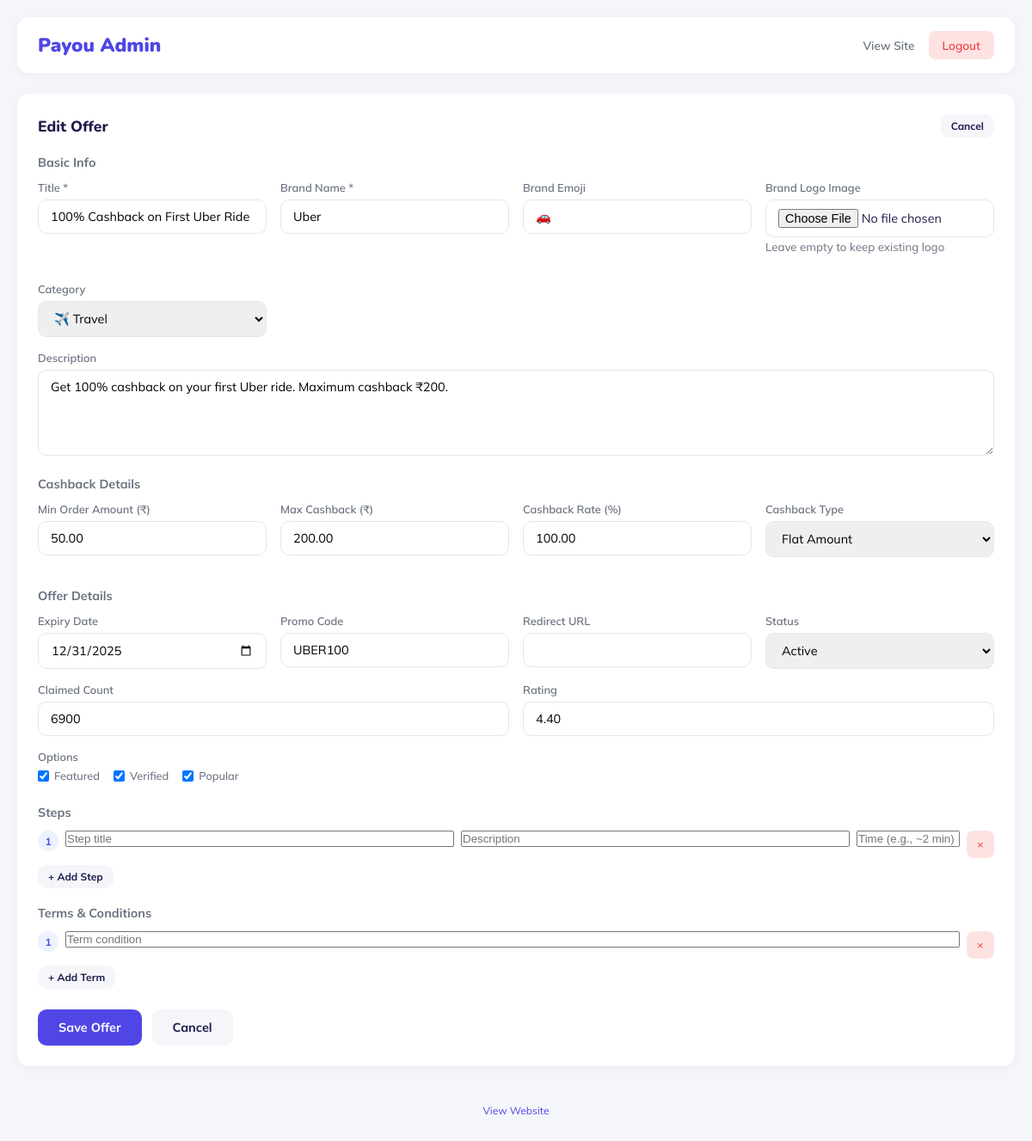
Page /admin.php?edit=5 (signed in) on the committed database.
### tables this page shows
CREATE TABLE IF NOT EXISTS offers (
    id INT AUTO_INCREMENT PRIMARY KEY,
    title VARCHAR(255) NOT NULL,
    description TEXT,
    brand_name VARCHAR(100),
    brand_emoji VARCHAR(10) DEFAULT '🎁',
    logo_image VARCHAR(255) DEFAULT '',
    category VARCHAR(50) DEFAULT 'General',
    min_order_amount DECIMAL(10,2) DEFAULT 0,
    max_cashback DECIMAL(10,2) DEFAULT 0,
    cashback_rate DECIMAL(5,2) DEFAULT 0,
    cashback_type ENUM('flat', 'percentage') DEFAULT 'flat',
    min_amount DECIMAL(10,2) DEFAULT 0,
    max_amount DECIMAL(10,2) DEFAULT 0,
    expiry_date DATE,
    promo_code VARCHAR(50),
    redirect_url VARCHAR(500),
    claimed_count INT DEFAULT 0,
    rating DECIMAL(3,2) DEFAULT 0,
    is_featured TINYINT(1) DEFAULT 0,
    is_verified TINYINT(1) DEFAULT 0,
    is_popular TINYINT(1) DEFAULT 0,
    status ENUM('active', 'expired', 'draft') DEFAULT 'active',
    created_at TIMESTAMP DEFAULT CURRENT_TIMESTAMP,
    updated_at TIMESTAMP DEFAULT CURRENT_TIMESTAMP ON UPDATE CURRENT_TIMESTAMP
);

CREATE TABLE IF NOT EXISTS categories (
    id INT AUTO_INCREMENT PRIMARY KEY,
    name VARCHAR(100) NOT NULL,
    emoji VARCHAR(10) DEFAULT '📌',
    sort_order INT DEFAULT 0
);

### admin.php (the view, shortened to what this page needs)
<?php
$message = '';
$message_type = '';
$is_logged_in = isset($_SESSION['admin_logged_in']) && $_SESSION['admin_logged_in'] === true;
$conn = getDB();
$categories = [];
$cat_result = $conn->query("SELECT * FROM categories ORDER BY sort_order");
while ($row = $cat_result->fetch_assoc()) {
    $categories[] = $row;
}
$offers_result = $conn->query("SELECT * FROM offers ORDER BY created_at DESC");
$edit_offer = null;
$is_new_offer = false;
if (isset($_GET['edit']) && $is_logged_in) {
    $edit_id = intval($_GET['edit']);
    if ($edit_id > 0) {
        $edit_result = $conn->query("SELECT * FROM offers WHERE id = $edit_id");
        $edit_offer = $edit_result->fetch_assoc();
        if ($edit_offer) {
            $steps_result = $conn->query("SELECT * FROM offer_steps WHERE offer_id = $edit_id ORDER BY step_number");
            $edit_offer['steps'] = $steps_result->fetch_all(MYSQLI_ASSOC);
            $terms_result = $conn->query("SELECT * FROM offer_terms WHERE offer_id = $edit_id ORDER BY sort_order");
            $edit_offer['terms'] = $terms_result->fetch_all(MYSQLI_ASSOC);
        }
    }
}
?>
<!DOCTYPE html>
<html lang="en">
<head>
<link rel="stylesheet" href="https://cdn.hugeicons.com/font/hgi-stroke-rounded.css"/>
</head>
<body>
<?php if (!$is_logged_in): ?>
<div class="password-form">
  <div class="card">
    <h2 class="logo">Pay<span>ou</span> Admin</h2>
    <p>Enter password to access admin panel</p>
    <?php if ($message): ?>
    <div class="message <?php echo $message_type; ?>"><?php echo $message; ?></div>
    <?php endif; ?>
    <form method="post">
      <div class="form-group">
        <input type="password" name="password" placeholder="Enter password" required>
      </div>
      <button type="submit" class="btn btn-primary" style="width: 100%;">Login</button>
    </form>
    <a href="index.php" style="display: block; margin-top: 16px; color: var(--primary); text-decoration: none; font-size: 0.85rem;">← Back to Home</a>
  </div>
</div>
<?php else: ?>
<div class="container">
  <nav class="navbar">
    <div class="logo">Pay<span>ou</span> Admin</div>
    <div class="nav-links">
      <a href="index.php">View Site</a>
      <a href="?logout=1" class="btn btn-logout">Logout</a>
    </div>
  </nav>
  <?php if ($edit_offer || $is_new_offer): ?>
  <div class="card">
    <div style="display: flex; justify-content: space-between; align-items: center; margin-bottom: 20px;">
      <h2 class="card-title" style="margin: 0;"><?php echo ($edit_offer && $edit_offer['id'] > 0) ? 'Edit Offer' : 'Add New Offer'; ?></h2>
      <a href="admin.php" class="btn btn-secondary btn-sm">Cancel</a>
    </div>
    <form method="post" enctype="multipart/form-data">
      <h3 style="font-size: 0.9rem; font-weight: 700; color: var(--text-sub); margin-bottom: 12px;">Basic Info</h3>
      <div class="form-grid">
        <div class="form-group">
          <label>Title *</label>
          <input type="text" name="title" value="<?php echo htmlspecialchars($edit_offer['title'] ?? ''); ?>" required>
        </div>
        <div class="form-group">
          <label>Brand Name *</label>
          <input type="text" name="brand_name" value="<?php echo htmlspecialchars($edit_offer['brand_name'] ?? ''); ?>" required>
        </div>
        <div class="form-group">
          <label>Brand Emoji</label>
          <input type="text" name="brand_emoji" value="<?php echo htmlspecialchars($edit_offer['brand_emoji'] ?? '🎁'); ?>" maxlength="10">
        </div>
        <div class="form-group">
          <label>Brand Logo Image</label>
          <input type="file" name="logo_image" accept="image/*">
          <small style="color: var(--text-sub);">Leave empty to keep existing logo</small>
        </div>
        <div class="form-group">
          <label>Category</label>
          <select name="category">
            <?php foreach ($categories as $cat): ?>
            <option value="<?php echo $cat['name']; ?>" <?php echo (isset($edit_offer['category']) && $edit_offer['category'] === $cat['name']) ? 'selected' : ''; ?>>
              <?php echo $cat['emoji'] . ' ' . $cat['name']; ?>
            </option>
            <?php endforeach; ?>
          </select>
        </div>
      </div>
      <div class="form-group">
        <label>Description</label>
        <textarea name="description"><?php echo htmlspecialchars($edit_offer['description'] ?? ''); ?></textarea>
      </div>
      <h3 style="font-size: 0.9rem; font-weight: 700; color: var(--text-sub); margin: 20px 0 12px;">Cashback Details</h3>
      <div class="form-grid">
        <div class="form-group">
          <label>Min Order Amount (₹)</label>
          <input type="number" name="min_order_amount" value="<?php echo $edit_offer['min_order_amount'] ?? 0; ?>" min="0" step="1">
        </div>
        <div class="form-group">
          <label>Max Cashback (₹)</label>
          <input type="number" name="max_cashback" value="<?php echo $edit_offer['max_cashback'] ?? 0; ?>" min="0" step="1">
        </div>
        <div class="form-group">
          <label>Cashback Rate (%)</label>
          <input type="number" name="cashback_rate" value="<?php echo $edit_offer['cashback_rate'] ?? 0; ?>" min="0" max="100" step="0.1">
        </div>
        <div class="form-group">
          <label>Cashback Type</label>
          <select name="cashback_type">
            <option value="flat" <?php echo (isset($edit_offer['cashback_type']) && $edit_offer['cashback_type'] === 'flat') ? 'selected' : ''; ?>>Flat Amount</option>
          </select>
        </div>
      </div>
      <h3 style="font-size: 0.9rem; font-weight: 700; color: var(--text-sub); margin: 20px 0 12px;">Offer Details</h3>
      <div class="form-grid">
        <div class="form-group">
          <label>Expiry Date</label>
          <input type="date" name="expiry_date" value="<?php echo $edit_offer['expiry_date'] ?? ''; ?>">
        </div>
        <div class="form-group">
          <label>Promo Code</label>
          <input type="text" name="promo_code" value="<?php echo htmlspecialchars($edit_offer['promo_code'] ?? ''); ?>">
        </div>
        <div class="form-group">
          <label>Redirect URL</label>
          <input type="url" name="redirect_url" value="<?php echo htmlspecialchars($edit_offer['redirect_url'] ?? ''); ?>">
        </div>
        <div class="form-group">
          <label>Status</label>
          <select name="status">
            <option value="active" <?php echo (isset($edit_offer['status']) && $edit_offer['status'] === 'active') ? 'selected' : ''; ?>>Active</option>
          </select>
        </div>
      </div>
      <div class="form-grid">
        <div class="form-group">
          <label>Claimed Count</label>
          <input type="number" name="claimed_count" value="<?php echo $edit_offer['claimed_count'] ?? 0; ?>" min="0">
        </div>
        <div class="form-group">
          <label>Rating</label>
          <input type="number" name="rating" value="<?php echo $edit_offer['rating'] ?? 0; ?>" min="0" max="5" step="0.1">
        </div>
      </div>
      <div class="form-group">
        <label>Options</label>
        <div class="checkbox-group">
          <label><input type="checkbox" name="is_featured" <?php echo (isset($edit_offer['is_featured']) && $edit_offer['is_featured']) ? 'checked' : ''; ?>> Featured</label>
          <label><input type="checkbox" name="is_verified" <?php echo (isset($edit_offer['is_verified']) && $edit_offer['is_verified']) ? 'checked' : ''; ?>> Verified</label>
          <label><input type="checkbox" name="is_popular" <?php echo (isset($edit_offer['is_popular']) && $edit_offer['is_popular']) ? 'checked' : ''; ?>> Popular</label>
        </div>
      </div>
      <h3 style="font-size: 0.9rem; font-weight: 700; color: var(--text-sub); margin: 20px 0 12px;">Steps</h3>
      <div class="steps-list" id="steps-list">
        <?php
        $steps = $edit_offer['steps'] ?? [];
        if (empty($steps)) {
            $steps = [['step_title' => '', 'step_description' => '', 'step_time' => '']];
        }
        foreach ($steps as $i => $step): ?>
        <div class="step-item">
          <span style="width: 24px; height: 24px; background: var(--primary-light); color: var(--primary); border-radius: 50%; display: flex; align-items: center; justify-content: center; font-size: 0.75rem; font-weight: 700; flex-shrink: 0;"><?php echo $i + 1; ?></span>
          <input type="text" name="step_title[]" placeholder="Step title" value="<?php echo htmlspecialchars($step['step_title'] ?? ''); ?>">
          <input type="text" name="step_desc[]" placeholder="Description" value="<?php echo htmlspecialchars($step['step_description'] ?? ''); ?>">
          <input type="text" name="step_time[]" placeholder="Time (e.g., ~2 min)" class="time-input" value="<?php echo htmlspecialchars($step['step_time'] ?? ''); ?>">
          <button type="button" class="remove-btn" onclick="this.parentElement.remove();">×</button>
        </div>
        <?php endforeach; ?>
      </div>
      <button type="button" class="btn btn-secondary btn-sm" onclick="addStep()" style="margin-top: 8px;">+ Add Step</button>
      <h3 style="font-size: 0.9rem; font-weight: 700; color: var(--text-sub); margin: 20px 0 12px;">Terms & Conditions</h3>
      <div class="terms-list" id="terms-list">
        <?php
        $terms = $edit_offer['terms'] ?? [];
        if (empty($terms)) {
            $terms = [['term_text' => '']];
        }
        foreach ($terms as $i => $term): ?>
        <div class="term-item">
          <span style="width: 24px; height: 24px; background: var(--primary-light); color: var(--primary); border-radius: 50%; display: flex; align-items: center; justify-content: center; font-size: 0.75rem; font-weight: 700; flex-shrink: 0;"><?php echo $i + 1; ?></span>
          <input type="text" name="term_text[]" placeholder="Term condition" value="<?php echo htmlspecialchars($term['term_text'] ?? ''); ?>">
          <button type="button" class="remove-btn" onclick="this.parentElement.remove();">×</button>
        </div>
        <?php endforeach; ?>
      </div>
      <button type="button" class="btn btn-secondary btn-sm" onclick="addTerm()" style="margin-top: 8px;">+ Add Term</button>
      <div style="margin-top: 24px; display: flex; gap: 12px;">
        <button type="submit" name="save_offer" class="btn btn-primary">Save Offer</button>
        <a href="admin.php" class="btn btn-secondary">Cancel</a>
      </div>
    </form>
  </div>
  <?php endif; ?>
  <div style="text-align: center; padding: 20px; color: var(--text-sub); font-size: 0.75rem;">
    <a href="index.php" style="color: var(--primary); text-decoration: none;">View Website</a>
  </div>
</div>
<?php endif; ?>
</body>
</html>

### admin.php (style rules this page uses)
:root { --primary: #4f46e5; --primary-light: #eef2ff; --green: #10b981; --red: #ef4444; --orange: #f97316; --text: #1e1b4b; --text-sub: #6b7280; --bg: #f5f6fa; --card: #ffffff; --shadow-sm: 0 2px 8px rgba(79,70,229,0.07); --shadow-md: 0 6px 24px rgba(79,70,229,0.13); --radius: 14px; }
*, *::before, *::after { box-sizing: border-box; margin: 0; padding: 0; }
body { font-family: 'Mulish', sans-serif; background: var(--bg); color: var(--text); min-height: 100vh; padding: 20px; }
.navbar { background: #fff; border-radius: var(--radius); padding: 16px 24px; display: flex; align-items: center; justify-content: space-between; box-shadow: var(--shadow-sm); margin-bottom: 24px; }
.logo { font-family: 'Nunito', sans-serif; font-weight: 900; font-size: 1.4rem; color: var(--primary); }
.nav-links { display: flex; gap: 16px; align-items: center; }
.nav-links a { color: var(--text-sub); text-decoration: none; font-weight: 600; font-size: 0.85rem; }
.nav-links .btn { padding: 8px 16px; background: var(--primary-light); color: var(--primary); border-radius: 8px; }
.nav-links .btn-logout { background: #fee2e2; color: var(--red); }
.container { max-width: 1200px; margin: 0 auto; }
.card { background: #fff; border-radius: var(--radius); padding: 24px; box-shadow: var(--shadow-sm); margin-bottom: 24px; }
.card-title { font-family: 'Nunito', sans-serif; font-weight: 800; font-size: 1.1rem; margin-bottom: 16px; }
.form-grid { display: grid; grid-template-columns: repeat(auto-fit, minmax(250px, 1fr)); gap: 16px; }
.form-group { margin-bottom: 16px; }
.form-group label { display: block; font-size: 0.8rem; font-weight: 600; color: var(--text-sub); margin-bottom: 6px; }
.form-group input, .form-group select, .form-group textarea { width: 100%; padding: 10px 14px; border: 1.5px solid #e5e7eb; border-radius: 10px; font-family: inherit; font-size: 0.9rem; transition: border-color 0.2s; }
.form-group textarea { resize: vertical; min-height: 100px; }
.checkbox-group { display: flex; gap: 16px; flex-wrap: wrap; }
.checkbox-group label { display: flex; align-items: center; gap: 6px; font-weight: 500; cursor: pointer; }
.checkbox-group input { width: auto; }
.btn { display: inline-flex; align-items: center; gap: 8px; padding: 12px 24px; border: none; border-radius: 10px; font-family: inherit; font-weight: 700; font-size: 0.9rem; cursor: pointer; transition: all 0.2s; text-decoration: none; }
.btn-primary { background: var(--primary); color: #fff; }
.btn-secondary { background: var(--bg); color: var(--text); }
.btn-sm { padding: 6px 12px; font-size: 0.75rem; }
.steps-list, .terms-list { display: flex; flex-direction: column; gap: 12px; }
.step-item, .term-item { display: flex; gap: 8px; align-items: flex-start; }
.step-item input, .term-item input { flex: 1; }
.step-item .time-input { width: 120px; flex: none; }
.remove-btn { background: #fee2e2; color: var(--red); border: none; width: 32px; height: 32px; border-radius: 8px; cursor: pointer; flex-shrink: 0; }

### rows in the picture
offers: title "100% Cashback on First Uber Ride", brand_name "Uber", brand_emoji "🚗", category "✈️ Travel", description "Get 100% cashback on your first Uber ride. Maximum cashback ₹200.", min_order_amount "50.00", max_cashback "200.00", cashback_rate "100.00", cashback_type "Flat Amount", expiry_date "12/31/2025", promo_code "UBER100", status "Active", claimed_count "6900", rating "4.40", is_featured "☑", is_verified "☑", is_popular "☑"
